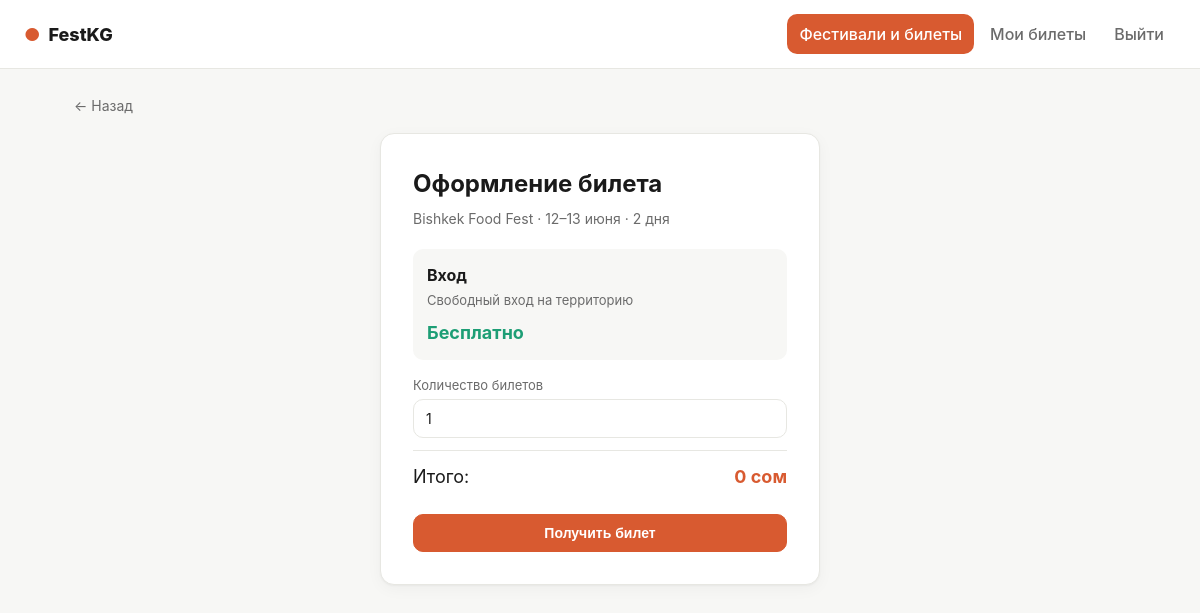
The app's page /buy/1 (signed in) with its own data.
### tables this page shows
CREATE TABLE festivals (
    id INTEGER PRIMARY KEY AUTOINCREMENT,
    slug TEXT UNIQUE NOT NULL,
    name TEXT NOT NULL,
    city TEXT NOT NULL,
    start_date TEXT NOT NULL,
    end_date TEXT NOT NULL,
    duration_days INTEGER NOT NULL DEFAULT 1,
    duration_label TEXT,
    categories TEXT NOT NULL,
    description TEXT,
    cover_emoji TEXT NOT NULL DEFAULT '🎪'
);

CREATE TABLE tariffs (
    id INTEGER PRIMARY KEY AUTOINCREMENT,
    festival_id INTEGER NOT NULL REFERENCES festivals(id) ON DELETE CASCADE,
    name TEXT NOT NULL,
    price INTEGER NOT NULL DEFAULT 0,
    description TEXT,
    seats_left INTEGER NOT NULL DEFAULT 100
);

### app.py (the view, shortened to what this page needs)
@app.route("/buy/<int:tariff_id>", methods=["GET", "POST"])
@login_required
def buy(tariff_id):
    db = get_db()
    t = db.execute("SELECT * FROM tariffs WHERE id=?", (tariff_id,)).fetchone()
    if not t:
        abort(404)
    f = db.execute("SELECT * FROM festivals WHERE id=?", (t["festival_id"],)).fetchone()
    return render_template("buy.html", t=t, f=f)

### app.py (called while the page is built)
def get_db():
    if "db" not in g:
        g.db = sqlite3.connect(DB_PATH)
        g.db.row_factory = sqlite3.Row
        g.db.execute("PRAGMA foreign_keys = ON")
    return g.db

def current_user():
    uid = session.get("user_id")
    if not uid:
        return None
    return get_db().execute("SELECT * FROM users WHERE id=?", (uid,)).fetchone()

def login_required(f):
    @wraps(f)
    def w(*a, **kw):
        if not session.get("user_id"):
            flash("Войдите, чтобы продолжить", "warn")
            return redirect(url_for("login", next=request.path))
        return f(*a, **kw)
    return w

@app.context_processor
def inject_globals():
    def fmt_money(v):
        try:
            return f"{int(v):,}".replace(",", " ")
        except Exception:
            return str(v)
    return {"current_user": current_user(), "fmt_money": fmt_money}

### templates/buy.html (shortened to what this page needs)
{% extends "base.html" %}
{% block content %}
<div class="container">
  <a href="{{ url_for('festival_detail', slug=f.slug) }}" style="color:var(--text-soft);font-size:14px;">← Назад</a>
  <div class="auth-card" style="margin:16px auto;">
    <h1>Оформление билета</h1>
    <p class="sub">{{ f.name }} · {{ f.duration_label }}</p>
    <div style="background:var(--bg);padding:14px;border-radius:10px;margin-bottom:16px;">
      <div style="font-weight:700;font-size:16px;">{{ t.name }}</div>
      {% if t.description %}<div style="color:var(--text-soft);font-size:13px;margin-top:4px;">{{ t.description }}</div>{% endif %}
      <div style="margin-top:8px;font-size:18px;font-weight:700;color:{% if t.price>0 %}var(--coral){% else %}var(--green){% endif %};">
        {% if t.price>0 %}{{ fmt_money(t.price) }} сом{% else %}Бесплатно{% endif %}
      </div>
    </div>
    <form method="post" class="form" id="buyForm">
      <div>
        <label>Количество билетов</label>
        <input type="number" name="quantity" id="qty" value="1" min="1" max="{{ t.seats_left }}" required>
      </div>
      <div style="display:flex;justify-content:space-between;padding:12px 0;border-top:1px solid var(--border);font-size:18px;">
        <span>Итого:</span>
        <strong id="total" style="color:var(--coral);">{{ fmt_money(t.price) }} сом</strong>
      </div>
      <button class="btn btn-coral btn-block" type="submit">
        {% if t.price > 0 %}Оплатить{% else %}Получить билет{% endif %}
      </button>
    </form>
  </div>
</div>
{% endblock %}

### static/styles.css (style rules this page uses)
:root { --bg: #f7f7f5; --surface: #ffffff; --border: #e7e7e2; --text: #1a1a1a; --text-soft: #6b6b6b; --coral: #D85A30; --coral-soft: #fbe5dc; --green: #1D9E75; --green-soft: #d8efe4; --warn: #c98a00; --error: #c0392b; --shadow: 0 1px 2px rgba(0,0,0,.04), 0 4px 16px rgba(0,0,0,.04); --radius: 14px; }
* { box-sizing: border-box; }
html, body { margin: 0; padding: 0; }
body { font-family: -apple-system, BlinkMacSystemFont, "Segoe UI", Roboto, Inter, sans-serif; background: var(--bg); color: var(--text); line-height: 1.5; }
a { color: var(--coral); text-decoration: none; }
.container { max-width: 1100px; margin: 0 auto; padding: 24px; }
.btn { display: inline-flex; align-items: center; justify-content: center; gap: 6px; padding: 10px 16px; border-radius: 10px; border: 1px solid var(--border); background: var(--surface); color: var(--text); font-weight: 600; cursor: pointer; font-size: 14px; transition: all .15s; text-decoration: none; }
.btn-coral { background: var(--coral); color: #fff; border-color: var(--coral); }
.btn-block { width: 100%; }
.form { display: flex; flex-direction: column; gap: 12px; max-width: 480px; }
.form label { font-size: 13px; color: var(--text-soft); display: block; margin-bottom: 4px; }
.form input, .form textarea, .form select { width: 100%; padding: 10px 12px; border-radius: 10px; border: 1px solid var(--border); background: var(--surface); color: var(--text); font-size: 14px; font-family: inherit; }
.auth-card { background: var(--surface); border: 1px solid var(--border); border-radius: var(--radius); padding: 32px; width: 100%; max-width: 440px; box-shadow: var(--shadow); }
.auth-card h1 { margin: 0 0 6px; font-size: 24px; }
.auth-card .sub { color: var(--text-soft); margin: 0 0 20px; font-size: 14px; }

### records on screen
festivals: name "Bishkek Food Fest", duration_label "12–13 июня · 2 дня"
tariffs: name "Вход", description "Свободный вход на территорию", price "0"
